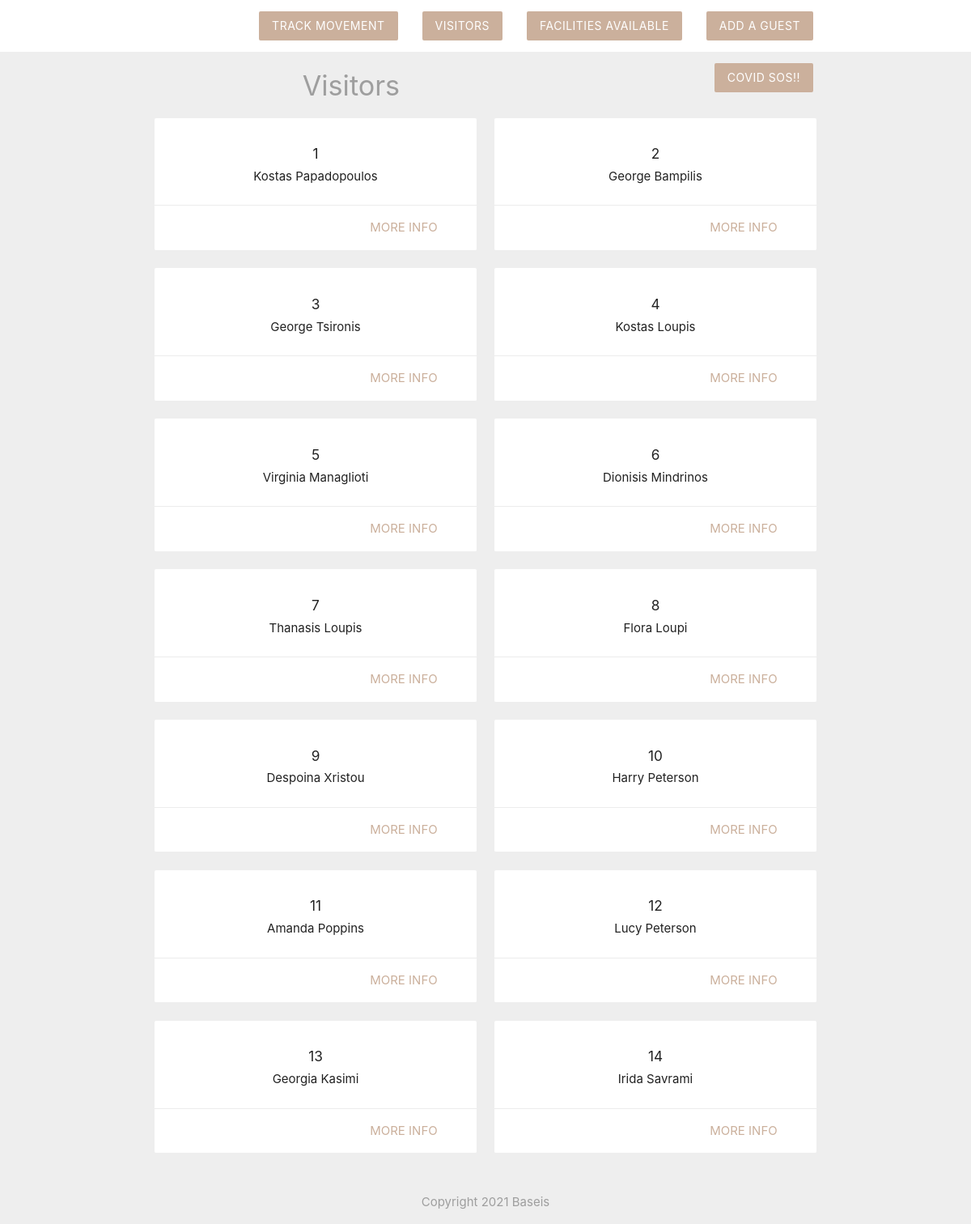
/PHP/test/index.php, run on the app's committed database.
### tables this page shows
CREATE TABLE `visitor` (
  `nfcid` int(10) unsigned NOT NULL AUTO_INCREMENT,
  `fname` varchar(15) NOT NULL,
  `mname` varchar(15) DEFAULT NULL,
  `surname` varchar(20) NOT NULL,
  `id_num` varchar(15) DEFAULT NULL,
  `id_auth` varchar(25) DEFAULT NULL,
  `id_doc` enum('ID','PASSPORT') DEFAULT NULL,
  `birthdate` date NOT NULL,
  `arrival` timestamp NOT NULL,
  `room` smallint(5) unsigned NOT NULL,
  `hallway_id` smallint(5) unsigned NOT NULL,
  `mail` varchar(40) DEFAULT NULL,
  `phone` varchar(15) DEFAULT NULL,
  `left_on` timestamp NULL DEFAULT NULL,
  `parent` int(10) unsigned DEFAULT NULL,
  PRIMARY KEY (`nfcid`),
  KEY `hallway_id` (`hallway_id`),
  KEY `room` (`room`),
  KEY `visitor_ibfk_3` (`parent`),
  KEY `visitor_left_on_idx` (`left_on`),
  CONSTRAINT `visitor_ibfk_1` FOREIGN KEY (`hallway_id`) REFERENCES `hallway` (`hid`),
  CONSTRAINT `visitor_ibfk_2` FOREIGN KEY (`room`) REFERENCES `room` (`num`),
  CONSTRAINT `visitor_ibfk_3` FOREIGN KEY (`parent`) REFERENCES `visitor` (`nfcid`) ON UPDATE CASCADE
);

### PHP/test/index.php (the view, shortened to what this page needs)
<?php
    include('config/dbconnect.php');
    $sql = 'SELECT * FROM visitor;';
    $result = mysqli_query($conn, $sql);
    $visitor = mysqli_fetch_all($result, MYSQLI_ASSOC);
?>
<!DOCTYPE html>
<html>
    <?php include('Templates/header.php'); ?>
    <h4 class="center grey-text">Visitors</h4>
    <div class="container">
        <div class="row">
            <?php foreach($visitor as $visitor){ ?>
                <div class="col s6 md3">
                    <div class="card z-depth-0">
                        <div class="card-content center">
                            <h6><?php echo htmlspecialchars($visitor['nfcid']); ?></h6>
                            <div><?php echo htmlspecialchars($visitor['fname']).' '.htmlspecialchars($visitor['surname']); ?></div>
                        </div>
                        <div class="card-action right-align">
                            <a href="visitorprofile.php?nfcid=<?php echo $visitor['nfcid']?>" class="brand-text">more info</a>
                        </div>
                    </div>
                </div>
            <?php } ?>
        </div>
    </div>
    <?php include('Templates/footer.php'); ?>
</html>

### PHP/test/Templates/header.php (shortened to what this page needs)
<head>
<link rel="stylesheet" href="https://cdnjs.cloudflare.com/ajax/libs/materialize/1.0.0/css/materialize.min.css">
</head>
    <body class="grey lighten-3">
        <nav class="white z-depth-0">
            <div class="container">
                <ul id="nav-mobile" class="right hide-on-small-and-down">
                    <li><a href="add.php" class="btn brand z-depth-0">Add a guest</a></li>
                </ul>
                <ul id="nav-mobile" class="right hide-on-small-and-down">
                    <li><a href="facilities.php" class="btn brand z-depth-0">Facilities Available</a></li>
                </ul>
                <ul id="nav-mobile" class="right hide-on-small-and-down">
                    <li><a href="index.php" class="btn brand z-depth-0">Visitors</a></li>
                </ul>
                <ul id="nav-mobile" class="right hide-on-small-and-down">
                    <li><a href="view_movement.php" class="btn brand z-depth-0">Track Movement</a></li>
                </ul>
                <ul id="nav-mobile" class="right hide-on-small-and-down">
                    <li><a href="covid_sos.php" class="btn brand z-depth-0">Covid SOS!!</a></li>
                </ul>
            </div>
        </nav>

### PHP/test/Templates/footer.php
<footer class="section">
    <div class="center grey-text">Copyright 2021 Baseis</div>
</footer>
</body>

### PHP/test/Templates/header.php (style rules this page uses)
.brand { background: #cbb09c !important; }
.brand-text { color: #cbb09c !important; }

### data on the page
visitor: nfcid "1", fname "Kostas", surname "Papadopoulos"
visitor: nfcid "2", fname "George", surname "Bampilis"
visitor: nfcid "3", fname "George", surname "Tsironis"
visitor: nfcid "4", fname "Kostas", surname "Loupis"
visitor: nfcid "5", fname "Virginia", surname "Managlioti"
visitor: nfcid "6", fname "Dionisis", surname "Mindrinos"
visitor: nfcid "7", fname "Thanasis", surname "Loupis"
visitor: nfcid "8", fname "Flora", surname "Loupi"
visitor: nfcid "9", fname "Despoina", surname "Xristou"
visitor: nfcid "10", fname "Harry", surname "Peterson"
visitor: nfcid "11", fname "Amanda", surname "Poppins"
visitor: nfcid "12", fname "Lucy", surname "Peterson"
visitor: nfcid "13", fname "Georgia", surname "Kasimi"
visitor: nfcid "14", fname "Irida", surname "Savrami"
